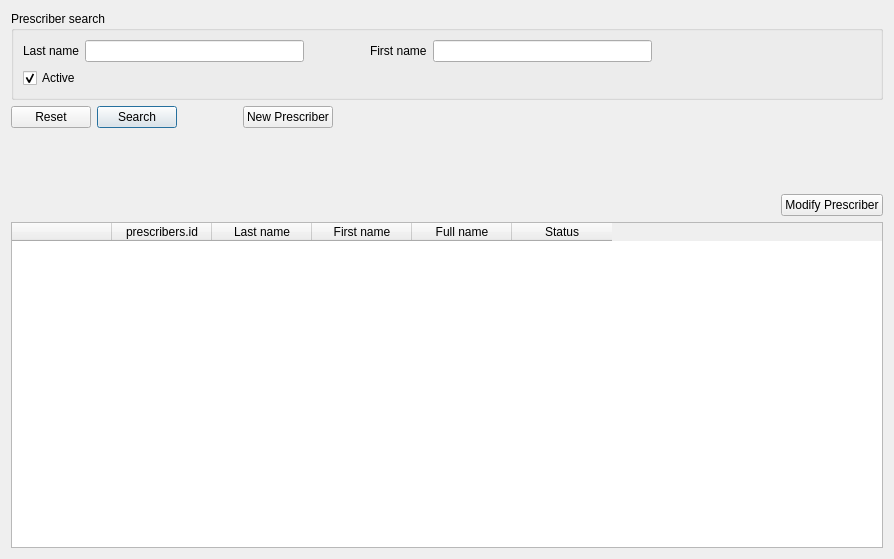
<?xml version="1.0" encoding="UTF-8"?>
<ui version="4.0">
 <class>PrescriberFrame</class>
 <widget class="QFrame" name="PrescriberFrame">
  <property name="geometry">
   <rect>
    <x>0</x>
    <y>0</y>
    <width>894</width>
    <height>559</height>
   </rect>
  </property>
  <property name="frameShape">
   <enum>QFrame::NoFrame</enum>
  </property>
  <property name="frameShadow">
   <enum>QFrame::Plain</enum>
  </property>
  <layout class="QVBoxLayout" name="verticalLayout">
   <item>
    <widget class="QGroupBox" name="groupBox">
     <property name="title">
      <string notr="true">Prescriber search</string>
     </property>
     <layout class="QVBoxLayout" name="verticalLayout_2">
      <item>
       <layout class="QHBoxLayout" name="horizontalLayout">
        <item>
         <widget class="QLabel" name="lastLabel">
          <property name="toolTip">
           <string notr="true">Last name</string>
          </property>
          <property name="text">
           <string notr="true">Last name</string>
          </property>
         </widget>
        </item>
        <item>
         <widget class="QLineEdit" name="lastField">
          <property name="toolTip">
           <string notr="true">Last name</string>
          </property>
          <property name="text">
           <string notr="true"/>
          </property>
         </widget>
        </item>
        <item>
         <spacer name="horizontalSpacer">
          <property name="orientation">
           <enum>Qt::Horizontal</enum>
          </property>
          <property name="sizeType">
           <enum>QSizePolicy::Fixed</enum>
          </property>
          <property name="sizeHint" stdset="0">
           <size>
            <width>60</width>
            <height>20</height>
           </size>
          </property>
         </spacer>
        </item>
        <item>
         <widget class="QLabel" name="firstLabel">
          <property name="toolTip">
           <string notr="true">First name</string>
          </property>
          <property name="text">
           <string notr="true">First name</string>
          </property>
         </widget>
        </item>
        <item>
         <widget class="QLineEdit" name="firstField">
          <property name="toolTip">
           <string notr="true">First name</string>
          </property>
          <property name="text">
           <string notr="true"/>
          </property>
         </widget>
        </item>
        <item>
         <spacer name="horizontalSpacer_2">
          <property name="orientation">
           <enum>Qt::Horizontal</enum>
          </property>
          <property name="sizeHint" stdset="0">
           <size>
            <width>40</width>
            <height>20</height>
           </size>
          </property>
         </spacer>
        </item>
       </layout>
      </item>
      <item>
       <layout class="QHBoxLayout" name="horizontalLayout_4">
        <item>
         <widget class="QCheckBox" name="activeField">
          <property name="text">
           <string notr="true">Active</string>
          </property>
          <property name="checked">
           <bool>true</bool>
          </property>
         </widget>
        </item>
        <item>
         <spacer name="horizontalSpacer_6">
          <property name="orientation">
           <enum>Qt::Horizontal</enum>
          </property>
          <property name="sizeHint" stdset="0">
           <size>
            <width>40</width>
            <height>20</height>
           </size>
          </property>
         </spacer>
        </item>
       </layout>
      </item>
     </layout>
    </widget>
   </item>
   <item>
    <layout class="QHBoxLayout" name="horizontalLayout_2">
     <item>
      <widget class="QPushButton" name="resetButton">
       <property name="text">
        <string notr="true">Reset</string>
       </property>
      </widget>
     </item>
     <item>
      <widget class="QPushButton" name="searchButton">
       <property name="text">
        <string notr="true">Search</string>
       </property>
       <property name="default">
        <bool>true</bool>
       </property>
      </widget>
     </item>
     <item>
      <spacer name="horizontalSpacer_3">
       <property name="orientation">
        <enum>Qt::Horizontal</enum>
       </property>
       <property name="sizeType">
        <enum>QSizePolicy::Fixed</enum>
       </property>
       <property name="sizeHint" stdset="0">
        <size>
         <width>60</width>
         <height>20</height>
        </size>
       </property>
      </spacer>
     </item>
     <item>
      <widget class="QPushButton" name="newButton">
       <property name="text">
        <string notr="true">New Prescriber</string>
       </property>
      </widget>
     </item>
     <item>
      <spacer name="horizontalSpacer_4">
       <property name="orientation">
        <enum>Qt::Horizontal</enum>
       </property>
       <property name="sizeHint" stdset="0">
        <size>
         <width>40</width>
         <height>20</height>
        </size>
       </property>
      </spacer>
     </item>
    </layout>
   </item>
   <item>
    <spacer name="verticalSpacer">
     <property name="orientation">
      <enum>Qt::Vertical</enum>
     </property>
     <property name="sizeType">
      <enum>QSizePolicy::Fixed</enum>
     </property>
     <property name="sizeHint" stdset="0">
      <size>
       <width>20</width>
       <height>60</height>
      </size>
     </property>
    </spacer>
   </item>
   <item>
    <layout class="QHBoxLayout" name="horizontalLayout_3">
     <item>
      <spacer name="horizontalSpacer_5">
       <property name="orientation">
        <enum>Qt::Horizontal</enum>
       </property>
       <property name="sizeHint" stdset="0">
        <size>
         <width>40</width>
         <height>20</height>
        </size>
       </property>
      </spacer>
     </item>
     <item>
      <widget class="QPushButton" name="modifyButton">
       <property name="text">
        <string notr="true">Modify Prescriber</string>
       </property>
      </widget>
     </item>
    </layout>
   </item>
   <item>
    <widget class="DisplayTable" name="resultTable">
     <property name="contextMenuPolicy">
      <enum>Qt::ActionsContextMenu</enum>
     </property>
     <property name="editTriggers">
      <set>QAbstractItemView::NoEditTriggers</set>
     </property>
     <property name="alternatingRowColors">
      <bool>true</bool>
     </property>
     <property name="selectionBehavior">
      <enum>QAbstractItemView::SelectRows</enum>
     </property>
     <property name="sortingEnabled">
      <bool>true</bool>
     </property>
     <property name="columnCount">
      <number>6</number>
     </property>
     <attribute name="horizontalHeaderHighlightSections">
      <bool>false</bool>
     </attribute>
     <attribute name="verticalHeaderVisible">
      <bool>false</bool>
     </attribute>
     <column>
      <property name="text">
       <string notr="true"/>
      </property>
     </column>
     <column>
      <property name="text">
       <string notr="true">prescribers.id</string>
      </property>
     </column>
     <column>
      <property name="text">
       <string notr="true">Last name</string>
      </property>
      <property name="toolTip">
       <string notr="true">Last name</string>
      </property>
     </column>
     <column>
      <property name="text">
       <string notr="true">First name</string>
      </property>
      <property name="toolTip">
       <string notr="true">First name</string>
      </property>
     </column>
     <column>
      <property name="text">
       <string notr="true">Full name</string>
      </property>
      <property name="toolTip">
       <string notr="true">Full name</string>
      </property>
     </column>
     <column>
      <property name="text">
       <string notr="true">Status</string>
      </property>
      <property name="toolTip">
       <string notr="true">Active or inactive status</string>
      </property>
     </column>
    </widget>
   </item>
  </layout>
  <action name="newAction">
   <property name="text">
    <string notr="true">New Prescriber</string>
   </property>
   <property name="toolTip">
    <string notr="true">Enter a new prescriber.</string>
   </property>
  </action>
  <action name="modifyAction">
   <property name="text">
    <string notr="true">Modify Prescriber</string>
   </property>
   <property name="toolTip">
    <string notr="true">Modify details of the prescriber.</string>
   </property>
  </action>
  <action name="toggleAction">
   <property name="text">
    <string notr="true">Activate / Inactivate</string>
   </property>
   <property name="toolTip">
    <string notr="true">Toggle active/inactive</string>
   </property>
  </action>
  <action name="viewAction">
   <property name="text">
    <string notr="true">View Prescriber</string>
   </property>
   <property name="toolTip">
    <string notr="true">View the prescriber record</string>
   </property>
  </action>
 </widget>
 <customwidgets>
  <customwidget>
   <class>DisplayTable</class>
   <extends>QTableWidget</extends>
   <header>displaytable.h</header>
  </customwidget>
 </customwidgets>
 <tabstops>
  <tabstop>lastField</tabstop>
  <tabstop>firstField</tabstop>
  <tabstop>searchButton</tabstop>
  <tabstop>resetButton</tabstop>
  <tabstop>newButton</tabstop>
  <tabstop>modifyButton</tabstop>
  <tabstop>resultTable</tabstop>
 </tabstops>
 <resources/>
 <connections>
  <connection>
   <sender>resetButton</sender>
   <signal>clicked()</signal>
   <receiver>lastField</receiver>
   <slot>clear()</slot>
   <hints>
    <hint type="sourcelabel">
     <x>48</x>
     <y>50</y>
    </hint>
    <hint type="destinationlabel">
     <x>179</x>
     <y>20</y>
    </hint>
   </hints>
  </connection>
  <connection>
   <sender>resetButton</sender>
   <signal>clicked()</signal>
   <receiver>firstField</receiver>
   <slot>clear()</slot>
   <hints>
    <hint type="sourcelabel">
     <x>48</x>
     <y>50</y>
    </hint>
    <hint type="destinationlabel">
     <x>535</x>
     <y>20</y>
    </hint>
   </hints>
  </connection>
  <connection>
   <sender>lastField</sender>
   <signal>returnPressed()</signal>
   <receiver>searchButton</receiver>
   <slot>click()</slot>
   <hints>
    <hint type="sourcelabel">
     <x>179</x>
     <y>20</y>
    </hint>
    <hint type="destinationlabel">
     <x>129</x>
     <y>50</y>
    </hint>
   </hints>
  </connection>
  <connection>
   <sender>firstField</sender>
   <signal>returnPressed()</signal>
   <receiver>searchButton</receiver>
   <slot>click()</slot>
   <hints>
    <hint type="sourcelabel">
     <x>535</x>
     <y>20</y>
    </hint>
    <hint type="destinationlabel">
     <x>129</x>
     <y>50</y>
    </hint>
   </hints>
  </connection>
  <connection>
   <sender>newButton</sender>
   <signal>clicked()</signal>
   <receiver>newAction</receiver>
   <slot>trigger()</slot>
   <hints>
    <hint type="sourcelabel">
     <x>278</x>
     <y>50</y>
    </hint>
    <hint type="destinationlabel">
     <x>-1</x>
     <y>-1</y>
    </hint>
   </hints>
  </connection>
  <connection>
   <sender>modifyButton</sender>
   <signal>clicked()</signal>
   <receiver>modifyAction</receiver>
   <slot>trigger()</slot>
   <hints>
    <hint type="sourcelabel">
     <x>837</x>
     <y>147</y>
    </hint>
    <hint type="destinationlabel">
     <x>-1</x>
     <y>-1</y>
    </hint>
   </hints>
  </connection>
 </connections>
</ui>
